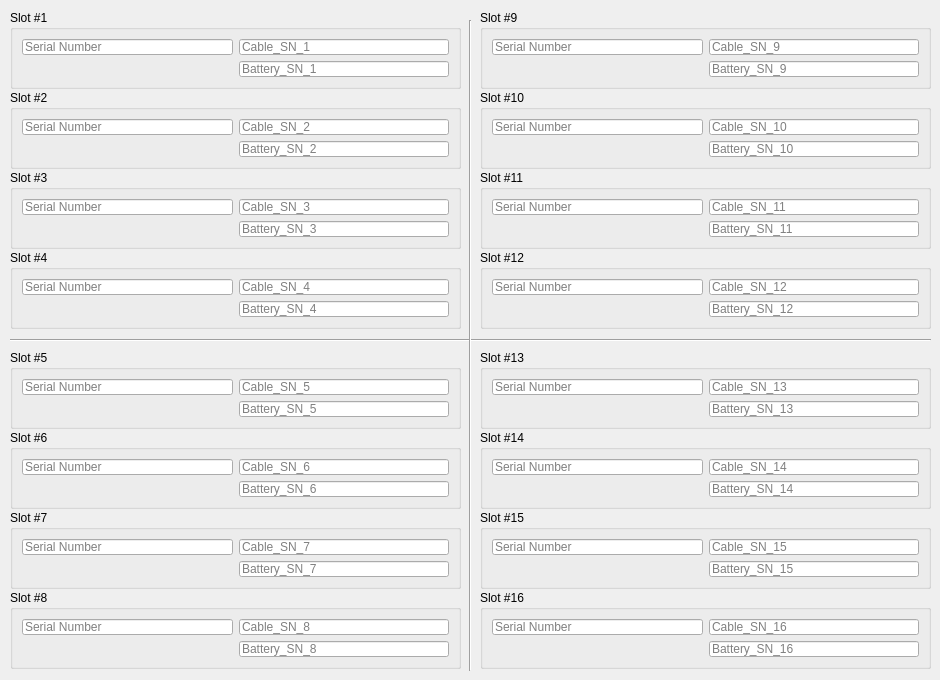
   <widget class="QWidget" name="tab_EB4">
    <attribute name="title">
     <string>Erie #4</string>
    </attribute>
    <widget class="QGroupBox" name="groupBox4_13">
     <property name="geometry">
      <rect>
       <x>480</x>
       <y>350</y>
       <width>451</width>
       <height>79</height>
      </rect>
     </property>
     <property name="sizePolicy">
      <sizepolicy hsizetype="Preferred" vsizetype="Fixed">
       <horstretch>0</horstretch>
       <verstretch>0</verstretch>
      </sizepolicy>
     </property>
     <property name="title">
      <string>Slot #13</string>
     </property>
     <layout class="QGridLayout" name="gridLayout_52">
      <item row="0" column="0">
       <widget class="QLineEdit" name="sn_lineEdit_4_13">
        <property name="acceptDrops">
         <bool>true</bool>
        </property>
        <property name="text">
         <string/>
        </property>
        <property name="maxLength">
         <number>33</number>
        </property>
        <property name="placeholderText">
         <string>Serial Number</string>
        </property>
       </widget>
      </item>
      <item row="0" column="1">
       <widget class="QLineEdit" name="CablelineEdit_4_13">
        <property name="placeholderText">
         <string>Cable_SN_13</string>
        </property>
       </widget>
      </item>
      <item row="1" column="0">
       <widget class="QLabel" name="label_4_13">
        <property name="font">
         <font>
          <pointsize>12</pointsize>
         </font>
        </property>
        <property name="text">
         <string/>
        </property>
       </widget>
      </item>
      <item row="1" column="1">
       <widget class="QLineEdit" name="BatterylineEdit_4_13">
        <property name="placeholderText">
         <string>Battery_SN_13</string>
        </property>
       </widget>
      </item>
     </layout>
    </widget>
    <widget class="QGroupBox" name="groupBox4_2">
     <property name="geometry">
      <rect>
       <x>10</x>
       <y>90</y>
       <width>451</width>
       <height>79</height>
      </rect>
     </property>
     <property name="sizePolicy">
      <sizepolicy hsizetype="Preferred" vsizetype="Fixed">
       <horstretch>0</horstretch>
       <verstretch>0</verstretch>
      </sizepolicy>
     </property>
     <property name="title">
      <string>Slot #2</string>
     </property>
     <layout class="QGridLayout" name="gridLayout_53">
      <item row="0" column="0">
       <widget class="QLineEdit" name="sn_lineEdit_4_2">
        <property name="maxLength">
         <number>33</number>
        </property>
        <property name="placeholderText">
         <string>Serial Number</string>
        </property>
       </widget>
      </item>
      <item row="0" column="1">
       <widget class="QLineEdit" name="CablelineEdit_4_2">
        <property name="placeholderText">
         <string>Cable_SN_2</string>
        </property>
       </widget>
      </item>
      <item row="1" column="0">
       <widget class="QLabel" name="label_4_2">
        <property name="font">
         <font>
          <pointsize>12</pointsize>
         </font>
        </property>
        <property name="text">
         <string/>
        </property>
       </widget>
      </item>
      <item row="1" column="1">
       <widget class="QLineEdit" name="BatterylineEdit_4_2">
        <property name="placeholderText">
         <string>Battery_SN_2</string>
        </property>
       </widget>
      </item>
     </layout>
    </widget>
    <widget class="QGroupBox" name="groupBox4_1">
     <property name="geometry">
      <rect>
       <x>10</x>
       <y>10</y>
       <width>451</width>
       <height>79</height>
      </rect>
     </property>
     <property name="sizePolicy">
      <sizepolicy hsizetype="Preferred" vsizetype="Fixed">
       <horstretch>0</horstretch>
       <verstretch>0</verstretch>
      </sizepolicy>
     </property>
     <property name="title">
      <string>Slot #1</string>
     </property>
     <layout class="QGridLayout" name="gridLayout_54">
      <item row="0" column="0">
       <widget class="QLineEdit" name="sn_lineEdit_4_1">
        <property name="acceptDrops">
         <bool>true</bool>
        </property>
        <property name="text">
         <string/>
        </property>
        <property name="maxLength">
         <number>33</number>
        </property>
        <property name="placeholderText">
         <string>Serial Number</string>
        </property>
       </widget>
      </item>
      <item row="0" column="1">
       <widget class="QLineEdit" name="CablelineEdit_4_1">
        <property name="placeholderText">
         <string>Cable_SN_1</string>
        </property>
       </widget>
      </item>
      <item row="1" column="0">
       <widget class="QLabel" name="label_4_1">
        <property name="font">
         <font>
          <pointsize>12</pointsize>
         </font>
        </property>
        <property name="text">
         <string/>
        </property>
       </widget>
      </item>
      <item row="1" column="1">
       <widget class="QLineEdit" name="BatterylineEdit_4_1">
        <property name="placeholderText">
         <string>Battery_SN_1</string>
        </property>
       </widget>
      </item>
     </layout>
    </widget>
    <widget class="QGroupBox" name="groupBox4_12">
     <property name="geometry">
      <rect>
       <x>480</x>
       <y>250</y>
       <width>451</width>
       <height>79</height>
      </rect>
     </property>
     <property name="sizePolicy">
      <sizepolicy hsizetype="Preferred" vsizetype="Fixed">
       <horstretch>0</horstretch>
       <verstretch>0</verstretch>
      </sizepolicy>
     </property>
     <property name="title">
      <string>Slot #12</string>
     </property>
     <layout class="QGridLayout" name="gridLayout_55">
      <item row="0" column="0">
       <widget class="QLineEdit" name="sn_lineEdit_4_12">
        <property name="maxLength">
         <number>33</number>
        </property>
        <property name="placeholderText">
         <string>Serial Number</string>
        </property>
       </widget>
      </item>
      <item row="0" column="1">
       <widget class="QLineEdit" name="CablelineEdit_4_12">
        <property name="placeholderText">
         <string>Cable_SN_12</string>
        </property>
       </widget>
      </item>
      <item row="1" column="0">
       <widget class="QLabel" name="label_4_12">
        <property name="font">
         <font>
          <pointsize>12</pointsize>
         </font>
        </property>
        <property name="text">
         <string/>
        </property>
       </widget>
      </item>
      <item row="1" column="1">
       <widget class="QLineEdit" name="BatterylineEdit_4_12">
        <property name="placeholderText">
         <string>Battery_SN_12</string>
        </property>
       </widget>
      </item>
     </layout>
    </widget>
    <widget class="QGroupBox" name="groupBox4_11">
     <property name="geometry">
      <rect>
       <x>480</x>
       <y>170</y>
       <width>451</width>
       <height>79</height>
      </rect>
     </property>
     <property name="sizePolicy">
      <sizepolicy hsizetype="Preferred" vsizetype="Fixed">
       <horstretch>0</horstretch>
       <verstretch>0</verstretch>
      </sizepolicy>
     </property>
     <property name="title">
      <string>Slot #11</string>
     </property>
     <layout class="QGridLayout" name="gridLayout_56">
      <item row="0" column="0">
       <widget class="QLineEdit" name="sn_lineEdit_4_11">
        <property name="maxLength">
         <number>33</number>
        </property>
        <property name="placeholderText">
         <string>Serial Number</string>
        </property>
       </widget>
      </item>
      <item row="0" column="1">
       <widget class="QLineEdit" name="CablelineEdit_4_11">
        <property name="placeholderText">
         <string>Cable_SN_11</string>
        </property>
       </widget>
      </item>
      <item row="1" column="0">
       <widget class="QLabel" name="label_4_11">
        <property name="font">
         <font>
          <pointsize>12</pointsize>
         </font>
        </property>
        <property name="text">
         <string/>
        </property>
       </widget>
      </item>
      <item row="1" column="1">
       <widget class="QLineEdit" name="BatterylineEdit_4_11">
        <property name="placeholderText">
         <string>Battery_SN_11</string>
        </property>
       </widget>
      </item>
     </layout>
    </widget>
    <widget class="QGroupBox" name="groupBox4_3">
     <property name="geometry">
      <rect>
       <x>10</x>
       <y>170</y>
       <width>451</width>
       <height>79</height>
      </rect>
     </property>
     <property name="sizePolicy">
      <sizepolicy hsizetype="Preferred" vsizetype="Fixed">
       <horstretch>0</horstretch>
       <verstretch>0</verstretch>
      </sizepolicy>
     </property>
     <property name="title">
      <string>Slot #3</string>
     </property>
     <layout class="QGridLayout" name="gridLayout_57">
      <item row="0" column="0">
       <widget class="QLineEdit" name="sn_lineEdit_4_3">
        <property name="maxLength">
         <number>33</number>
        </property>
        <property name="placeholderText">
         <string>Serial Number</string>
        </property>
       </widget>
      </item>
      <item row="0" column="1">
       <widget class="QLineEdit" name="CablelineEdit_4_3">
        <property name="placeholderText">
         <string>Cable_SN_3</string>
        </property>
       </widget>
      </item>
      <item row="1" column="0">
       <widget class="QLabel" name="label_4_3">
        <property name="font">
         <font>
          <pointsize>12</pointsize>
         </font>
        </property>
        <property name="text">
         <string/>
        </property>
       </widget>
      </item>
      <item row="1" column="1">
       <widget class="QLineEdit" name="BatterylineEdit_4_3">
        <property name="placeholderText">
         <string>Battery_SN_3</string>
        </property>
       </widget>
      </item>
     </layout>
    </widget>
    <widget class="QGroupBox" name="groupBox4_4">
     <property name="geometry">
      <rect>
       <x>10</x>
       <y>250</y>
       <width>451</width>
       <height>79</height>
      </rect>
     </property>
     <property name="sizePolicy">
      <sizepolicy hsizetype="Preferred" vsizetype="Fixed">
       <horstretch>0</horstretch>
       <verstretch>0</verstretch>
      </sizepolicy>
     </property>
     <property name="title">
      <string>Slot #4</string>
     </property>
     <layout class="QGridLayout" name="gridLayout_58">
      <item row="0" column="0">
       <widget class="QLineEdit" name="sn_lineEdit_4_4">
        <property name="maxLength">
         <number>33</number>
        </property>
        <property name="placeholderText">
         <string>Serial Number</string>
        </property>
       </widget>
      </item>
      <item row="0" column="1">
       <widget class="QLineEdit" name="CablelineEdit_4_4">
        <property name="placeholderText">
         <string>Cable_SN_4</string>
        </property>
       </widget>
      </item>
      <item row="1" column="0">
       <widget class="QLabel" name="label_4_4">
        <property name="font">
         <font>
          <pointsize>12</pointsize>
         </font>
        </property>
        <property name="text">
         <string/>
        </property>
       </widget>
      </item>
      <item row="1" column="1">
       <widget class="QLineEdit" name="BatterylineEdit_4_4">
        <property name="placeholderText">
         <string>Battery_SN_4</string>
        </property>
       </widget>
      </item>
     </layout>
    </widget>
    <widget class="QGroupBox" name="groupBox4_6">
     <property name="geometry">
      <rect>
       <x>10</x>
       <y>430</y>
       <width>451</width>
       <height>79</height>
      </rect>
     </property>
     <property name="sizePolicy">
      <sizepolicy hsizetype="Preferred" vsizetype="Fixed">
       <horstretch>0</horstretch>
       <verstretch>0</verstretch>
      </sizepolicy>
     </property>
     <property name="title">
      <string>Slot #6</string>
     </property>
     <layout class="QGridLayout" name="gridLayout_59">
      <item row="0" column="0">
       <widget class="QLineEdit" name="sn_lineEdit_4_6">
        <property name="maxLength">
         <number>33</number>
        </property>
        <property name="placeholderText">
         <string>Serial Number</string>
        </property>
       </widget>
      </item>
      <item row="0" column="1">
       <widget class="QLineEdit" name="CablelineEdit_4_6">
        <property name="placeholderText">
         <string>Cable_SN_6</string>
        </property>
       </widget>
      </item>
      <item row="1" column="0">
       <widget class="QLabel" name="label_4_6">
        <property name="font">
         <font>
          <pointsize>12</pointsize>
         </font>
        </property>
        <property name="text">
         <string/>
        </property>
       </widget>
      </item>
      <item row="1" column="1">
       <widget class="QLineEdit" name="BatterylineEdit_4_6">
        <property name="placeholderText">
         <string>Battery_SN_6</string>
        </property>
       </widget>
      </item>
     </layout>
    </widget>
    <widget class="QGroupBox" name="groupBox4_5">
     <property name="geometry">
      <rect>
       <x>10</x>
       <y>350</y>
       <width>451</width>
       <height>79</height>
      </rect>
     </property>
     <property name="sizePolicy">
      <sizepolicy hsizetype="Preferred" vsizetype="Fixed">
       <horstretch>0</horstretch>
       <verstretch>0</verstretch>
      </sizepolicy>
     </property>
     <property name="title">
      <string>Slot #5</string>
     </property>
     <layout class="QGridLayout" name="gridLayout_60">
      <item row="0" column="0">
       <widget class="QLineEdit" name="sn_lineEdit_4_5">
        <property name="acceptDrops">
         <bool>true</bool>
        </property>
        <property name="text">
         <string/>
        </property>
        <property name="maxLength">
         <number>33</number>
        </property>
        <property name="placeholderText">
         <string>Serial Number</string>
        </property>
       </widget>
      </item>
      <item row="0" column="1">
       <widget class="QLineEdit" name="CablelineEdit_4_5">
        <property name="placeholderText">
         <string>Cable_SN_5</string>
        </property>
       </widget>
      </item>
      <item row="1" column="0">
       <widget class="QLabel" name="label_4_5">
        <property name="font">
         <font>
          <pointsize>12</pointsize>
         </font>
        </property>
        <property name="text">
         <string/>
        </property>
       </widget>
      </item>
      <item row="1" column="1">
       <widget class="QLineEdit" name="BatterylineEdit_4_5">
        <property name="placeholderText">
         <string>Battery_SN_5</string>
        </property>
       </widget>
      </item>
     </layout>
    </widget>
    <widget class="Line" name="line_7">
     <property name="geometry">
      <rect>
       <x>10</x>
       <y>330</y>
       <width>921</width>
       <height>20</height>
      </rect>
     </property>
     <property name="orientation">
      <enum>Qt::Horizontal</enum>
     </property>
    </widget>
    <widget class="QGroupBox" name="groupBox4_7">
     <property name="geometry">
      <rect>
       <x>10</x>
       <y>510</y>
       <width>451</width>
       <height>79</height>
      </rect>
     </property>
     <property name="sizePolicy">
      <sizepolicy hsizetype="Preferred" vsizetype="Fixed">
       <horstretch>0</horstretch>
       <verstretch>0</verstretch>
      </sizepolicy>
     </property>
     <property name="title">
      <string>Slot #7</string>
     </property>
     <layout class="QGridLayout" name="gridLayout_61">
      <item row="0" column="0">
       <widget class="QLineEdit" name="sn_lineEdit_4_7">
        <property name="maxLength">
         <number>33</number>
        </property>
        <property name="placeholderText">
         <string>Serial Number</string>
        </property>
       </widget>
      </item>
      <item row="0" column="1">
       <widget class="QLineEdit" name="CablelineEdit_4_7">
        <property name="placeholderText">
         <string>Cable_SN_7</string>
        </property>
       </widget>
      </item>
      <item row="1" column="0">
       <widget class="QLabel" name="label_4_7">
        <property name="font">
         <font>
          <pointsize>12</pointsize>
         </font>
        </property>
        <property name="text">
         <string/>
        </property>
       </widget>
      </item>
      <item row="1" column="1">
       <widget class="QLineEdit" name="BatterylineEdit_4_7">
        <property name="placeholderText">
         <string>Battery_SN_7</string>
        </property>
       </widget>
      </item>
     </layout>
    </widget>
    <widget class="Line" name="line_8">
     <property name="geometry">
      <rect>
       <x>460</x>
       <y>20</y>
       <width>20</width>
       <height>651</height>
      </rect>
     </property>
     <property name="orientation">
      <enum>Qt::Vertical</enum>
     </property>
    </widget>
    <widget class="QGroupBox" name="groupBox4_16">
     <property name="geometry">
      <rect>
       <x>480</x>
       <y>590</y>
       <width>451</width>
       <height>79</height>
      </rect>
     </property>
     <property name="sizePolicy">
      <sizepolicy hsizetype="Preferred" vsizetype="Fixed">
       <horstretch>0</horstretch>
       <verstretch>0</verstretch>
      </sizepolicy>
     </property>
     <property name="title">
      <string>Slot #16</string>
     </property>
     <layout class="QGridLayout" name="gridLayout_62">
      <item row="0" column="0">
       <widget class="QLineEdit" name="sn_lineEdit_4_16">
        <property name="maxLength">
         <number>33</number>
        </property>
        <property name="placeholderText">
         <string>Serial Number</string>
        </property>
       </widget>
      </item>
      <item row="0" column="1">
       <widget class="QLineEdit" name="CablelineEdit_4_16">
        <property name="placeholderText">
         <string>Cable_SN_16</string>
        </property>
       </widget>
      </item>
      <item row="1" column="0">
       <widget class="QLabel" name="label_4_16">
        <property name="font">
         <font>
          <pointsize>12</pointsize>
         </font>
        </property>
        <property name="text">
         <string/>
        </property>
       </widget>
      </item>
      <item row="1" column="1">
       <widget class="QLineEdit" name="BatterylineEdit_4_16">
        <property name="placeholderText">
         <string>Battery_SN_16</string>
        </property>
       </widget>
      </item>
     </layout>
    </widget>
    <widget class="QGroupBox" name="groupBox4_15">
     <property name="geometry">
      <rect>
       <x>480</x>
       <y>510</y>
       <width>451</width>
       <height>79</height>
      </rect>
     </property>
     <property name="sizePolicy">
      <sizepolicy hsizetype="Preferred" vsizetype="Fixed">
       <horstretch>0</horstretch>
       <verstretch>0</verstretch>
      </sizepolicy>
     </property>
     <property name="title">
      <string>Slot #15</string>
     </property>
     <layout class="QGridLayout" name="gridLayout_63">
      <item row="0" column="0">
       <widget class="QLineEdit" name="sn_lineEdit_4_15">
        <property name="maxLength">
         <number>33</number>
        </property>
        <property name="placeholderText">
         <string>Serial Number</string>
        </property>
       </widget>
      </item>
      <item row="0" column="1">
       <widget class="QLineEdit" name="CablelineEdit_4_15">
        <property name="placeholderText">
         <string>Cable_SN_15</string>
        </property>
       </widget>
      </item>
      <item row="1" column="0">
       <widget class="QLabel" name="label_4_15">
        <property name="font">
         <font>
          <pointsize>12</pointsize>
         </font>
        </property>
        <property name="text">
         <string/>
        </property>
       </widget>
      </item>
      <item row="1" column="1">
       <widget class="QLineEdit" name="BatterylineEdit_4_15">
        <property name="placeholderText">
         <string>Battery_SN_15</string>
        </property>
       </widget>
      </item>
     </layout>
    </widget>
    <widget class="QGroupBox" name="groupBox4_9">
     <property name="geometry">
      <rect>
       <x>480</x>
       <y>10</y>
       <width>451</width>
       <height>79</height>
      </rect>
     </property>
     <property name="sizePolicy">
      <sizepolicy hsizetype="Preferred" vsizetype="Fixed">
       <horstretch>0</horstretch>
       <verstretch>0</verstretch>
      </sizepolicy>
     </property>
     <property name="title">
      <string>Slot #9</string>
     </property>
     <layout class="QGridLayout" name="gridLayout_64">
      <item row="0" column="0">
       <widget class="QLineEdit" name="sn_lineEdit_4_9">
        <property name="acceptDrops">
         <bool>true</bool>
        </property>
        <property name="text">
         <string/>
        </property>
        <property name="maxLength">
         <number>33</number>
        </property>
        <property name="placeholderText">
         <string>Serial Number</string>
        </property>
       </widget>
      </item>
      <item row="0" column="1">
       <widget class="QLineEdit" name="CablelineEdit_4_9">
        <property name="placeholderText">
         <string>Cable_SN_9</string>
        </property>
       </widget>
      </item>
      <item row="1" column="0">
       <widget class="QLabel" name="label_4_9">
        <property name="font">
         <font>
          <pointsize>12</pointsize>
         </font>
        </property>
        <property name="text">
         <string/>
        </property>
       </widget>
      </item>
      <item row="1" column="1">
       <widget class="QLineEdit" name="BatterylineEdit_4_9">
        <property name="placeholderText">
         <string>Battery_SN_9</string>
        </property>
       </widget>
      </item>
     </layout>
    </widget>
    <widget class="QGroupBox" name="groupBox4_8">
     <property name="geometry">
      <rect>
       <x>10</x>
       <y>590</y>
       <width>451</width>
       <height>79</height>
      </rect>
     </property>
     <property name="sizePolicy">
      <sizepolicy hsizetype="Preferred" vsizetype="Fixed">
       <horstretch>0</horstretch>
       <verstretch>0</verstretch>
      </sizepolicy>
     </property>
     <property name="title">
      <string>Slot #8</string>
     </property>
     <layout class="QGridLayout" name="gridLayout_65">
      <item row="0" column="0">
       <widget class="QLineEdit" name="sn_lineEdit_4_8">
        <property name="maxLength">
         <number>33</number>
        </property>
        <property name="placeholderText">
         <string>Serial Number</string>
        </property>
       </widget>
      </item>
      <item row="0" column="1">
       <widget class="QLineEdit" name="CablelineEdit_4_8">
        <property name="placeholderText">
         <string>Cable_SN_8</string>
        </property>
       </widget>
      </item>
      <item row="1" column="0">
       <widget class="QLabel" name="label_4_8">
        <property name="font">
         <font>
          <pointsize>12</pointsize>
         </font>
        </property>
        <property name="text">
         <string/>
        </property>
       </widget>
      </item>
      <item row="1" column="1">
       <widget class="QLineEdit" name="BatterylineEdit_4_8">
        <property name="placeholderText">
         <string>Battery_SN_8</string>
        </property>
       </widget>
      </item>
     </layout>
    </widget>
    <widget class="QGroupBox" name="groupBox4_10">
     <property name="geometry">
      <rect>
       <x>480</x>
       <y>90</y>
       <width>451</width>
       <height>79</height>
      </rect>
     </property>
     <property name="sizePolicy">
      <sizepolicy hsizetype="Preferred" vsizetype="Fixed">
       <horstretch>0</horstretch>
       <verstretch>0</verstretch>
      </sizepolicy>
     </property>
     <property name="title">
      <string>Slot #10</string>
     </property>
     <layout class="QGridLayout" name="gridLayout_66">
      <item row="0" column="0">
       <widget class="QLineEdit" name="sn_lineEdit_4_10">
        <property name="maxLength">
         <number>33</number>
        </property>
        <property name="placeholderText">
         <string>Serial Number</string>
        </property>
       </widget>
      </item>
      <item row="0" column="1">
       <widget class="QLineEdit" name="CablelineEdit_4_10">
        <property name="placeholderText">
         <string>Cable_SN_10</string>
        </property>
       </widget>
      </item>
      <item row="1" column="0">
       <widget class="QLabel" name="label_4_10">
        <property name="font">
         <font>
          <pointsize>12</pointsize>
         </font>
        </property>
        <property name="text">
         <string/>
        </property>
       </widget>
      </item>
      <item row="1" column="1">
       <widget class="QLineEdit" name="BatterylineEdit_4_10">
        <property name="placeholderText">
         <string>Battery_SN_10</string>
        </property>
       </widget>
      </item>
     </layout>
    </widget>
    <widget class="QGroupBox" name="groupBox4_14">
     <property name="geometry">
      <rect>
       <x>480</x>
       <y>430</y>
       <width>451</width>
       <height>79</height>
      </rect>
     </property>
     <property name="sizePolicy">
      <sizepolicy hsizetype="Preferred" vsizetype="Fixed">
       <horstretch>0</horstretch>
       <verstretch>0</verstretch>
      </sizepolicy>
     </property>
     <property name="title">
      <string>Slot #14</string>
     </property>
     <layout class="QGridLayout" name="gridLayout_67">
      <item row="0" column="0">
       <widget class="QLineEdit" name="sn_lineEdit_4_14">
        <property name="maxLength">
         <number>33</number>
        </property>
        <property name="placeholderText">
         <string>Serial Number</string>
        </property>
       </widget>
      </item>
      <item row="0" column="1">
       <widget class="QLineEdit" name="CablelineEdit_4_14">
        <property name="placeholderText">
         <string>Cable_SN_14</string>
        </property>
       </widget>
      </item>
      <item row="1" column="0">
       <widget class="QLabel" name="label_4_14">
        <property name="font">
         <font>
          <pointsize>12</pointsize>
         </font>
        </property>
        <property name="text">
         <string/>
        </property>
       </widget>
      </item>
      <item row="1" column="1">
       <widget class="QLineEdit" name="BatterylineEdit_4_14">
        <property name="placeholderText">
         <string>Battery_SN_14</string>
        </property>
       </widget>
      </item>
     </layout>
    </widget>
   </widget>
